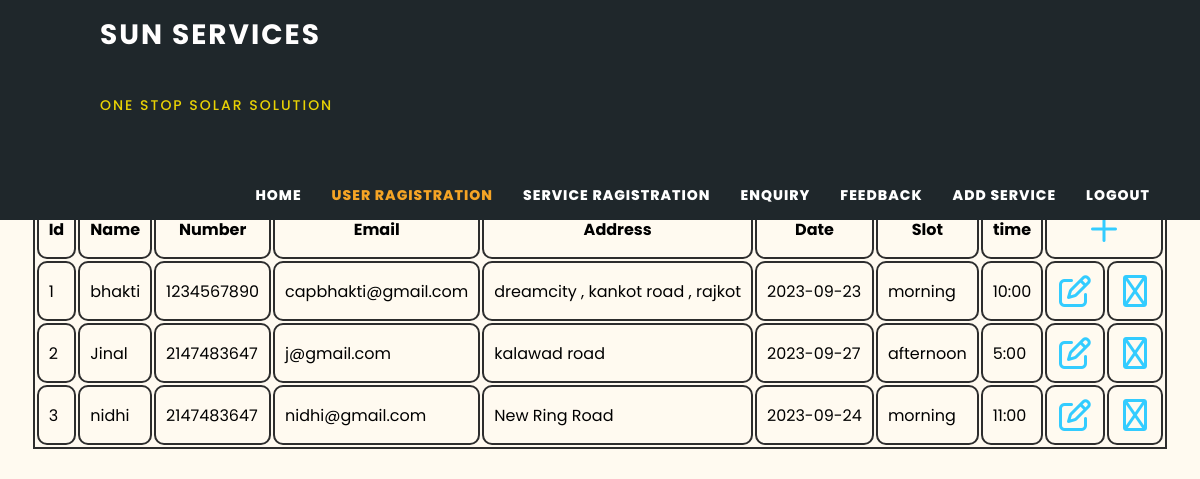
The app's page /code/solar_admin/user_register.php with its own data.
### tables this page shows
CREATE TABLE `users` (
  `id` int(11) NOT NULL,
  `name` varchar(50) NOT NULL,
  `number` int(20) NOT NULL,
  `email` varchar(50) NOT NULL,
  `address` text NOT NULL,
  `date` date NOT NULL,
  `slot` varchar(250) NOT NULL,
  `time` text NOT NULL
);

### code/solar_admin/user_register.php (the view, shortened to what this page needs)
<html >
<head>
  <link rel="stylesheet" href="assets/css/fontawesome.css" />
  <link rel="stylesheet" href="assets/css/decor_project.css" />
  <link rel="stylesheet" href="assets/css/owl.css" />
  <link rel="stylesheet" href="assets/css/lightbox.css" />
  <link rel="stylesheet" href="https://cdn.datatables.net/1.13.5/css/jquery.dataTables.min.css" />
  <link
  rel="stylesheet"
  href="https://site-assets.fontawesome.com/releases/v6.2.1/css/all.css" />
</head>
<body>
  <header class="header-area">
    <div class="container">
      <div class="row">
        <div class="col-12">
          <nav class="main-nav">
            <a href="index.html" class="logo">
              Sun Services<br />
              <h4 class="slogen">One Stop Solar Solution</h4>
            </a>
            <ul class="nav">
              <li>
                <a href="index.php">Home</a>
              </li>
              <li>
                <a href="user_register.php" class="active">User Ragistration</a>
              </li>
              <li>
                <a href="service.php">Service Ragistration</a>
              </li>
              <li><a href="enquiry.php">Enquiry</a></li>
              <li><a href="feedback.php">Feedback</a></li>
              <li><a href="add_service.php">Add Service</a></li>
              <li>
                  <a href="logout.php" name="logout">Logout</a>
                </li>
            </ul>
          </nav>
        </div>
      </div>
    </div>
  </header>
  <?php
  $db = mysqli_connect("localhost", "root", "", "sun");
  $str = "select * from users";
  $result = mysqli_query($db, $str);
  ?>
  <section class="heading-page header-text" id="top">
    <div class="row">
      <div class="col">
        <h2>Personal Details</h2>
        <table class="table1" id="user_details">
          <tr>
            <th>Id</th>
            <th>Name</th>
            <th>Number</th>
            <th>Email</th>
            <th>Address</th>
            <th>Date</th>
            <th>Slot</th>
            <th>time</th>
            <th style="text-align: center" colspan="2"><a href="user_add.php"><span class="fa-regular fa-plus"></span></a></th>
          </tr>
          <?php while ($row = mysqli_fetch_array($result, MYSQLI_BOTH)) {
            ?>
            <tr>
              <td>
                <?php echo $row[0] ?>
              </td>
              <td>
                <?php echo $row[1] ?>
              </td>
              <td>
                <?php echo $row[2] ?>
              </td>
              <td>
                <?php echo $row[3] ?>
              </td>
              <td>
                <?php echo $row[4] ?>
              </td>
              <td>
                <?php echo $row[5] ?>
              </td>
              <td>
                <?php echo $row[6] ?>
              </td>
              <td>
                <?php echo $row[7] ?>
              </td>
              <td><a href="user_upd.php?id=<?php echo $row[0] ?>"><span class="fa-regular fa-edit" ></span></a></td>
                <td><a href="user_del.php?id=<?php echo $row[0] ?>" ><span class="fa-regular fa-trash"></span></a></td>
            </tr>
          <?php } ?>
        </table>
      </div>
    </div>
  </section>
</body>
</html>

### code/solar_admin/assets/css/decor_project.css (style rules this page uses)
html, body, div, span, applet, object, iframe, h1, h2, h3, h4, h5, h6, p, blockquote, div pre, a, abbr, acronym, address, big, cite, code, del, dfn, em, font, img, ins, kbd, q, s, samp, small, strike, strong, sub, sup, tt, var, b, u, i, center, dl, dt, dd, ol, ul, li, figure, header, nav, section, article, aside, footer, figcaption, img { margin: 0; padding: 0; border: 0; outline: 0; }
ul, li { padding: 0; margin: 0; list-style: none; }
header, nav, section, article, aside, footer, hgroup { display: block; }
* { box-sizing: border-box; }
html, body { font-family: "Poppins", sans-serif; font-weight: 400; background-color: #fff; font-size: 16px; -ms-text-size-adjust: 100%; -webkit-font-smoothing: antialiased; -moz-osx-font-smoothing: grayscale; }
a { text-decoration: none !important; color: #3cf; }
h1, h2, h3, h4, h5, h6 { margin-top: 0px; margin-bottom: 0px; }
ul { margin-bottom: 0px; }
html, body { background: floralwhite; font-family: "Poppins", sans-serif; }
.header-area { background-color: #1f272b; position: absolute; top: 0px; left: 0; right: 0; z-index: 100; -webkit-transition: all 0.5s ease 0s; -moz-transition: all 0.5s ease 0s; -o-transition: all 0.5s ease 0s; transition: all 0.5s ease 0s; }
.header-area .main-nav { min-height: 100px; background: transparent; }
.header-area .main-nav .logo { line-height: 70px; color: #fffefe; font-size: 28px; font-weight: 700; text-transform: uppercase; letter-spacing: 2px; float: left; padding-left: 100px; -webkit-transition: all 0.3s ease 0s; -moz-transition: all 0.3s ease 0s; -o-transition: all 0.3s ease 0s; transition: all 0.3s ease 0s; }
.header-area .main-nav .slogen { line-height: 70px; color: #ffe600e6; font-size: 14px; font-weight: 500; letter-spacing: 2px; float: left; -webkit-transition: all 0.3s ease 0s; -moz-transition: all 0.3s ease 0s; -o-transition: all 0.3s ease 0s; transition: all 0.3s ease 0s; }
.main-nav .nav { float: right; margin-top: 30px; margin-right: 50px; background-color: transparent; -webkit-transition: all 0.3s ease 0s; -moz-transition: all 0.3s ease 0s; -o-transition: all 0.3s ease 0s; transition: all 0.3s ease 0s; position: relative; z-index: 999; }
.header-area .main-nav .nav li { padding-left: 15px; padding-right: 15px; }
.header-area .main-nav .nav li:last-child { padding-right: 0px; }
.header-area .main-nav .nav li a { display: block; font-weight: 800; font-size: 14px; text-transform: uppercase; color: #fff; -webkit-transition: all 0.3s ease 0s; -moz-transition: all 0.3s ease 0s; -o-transition: all 0.3s ease 0s; transition: all 0.3s ease 0s; height: 50px; line-height: 50px; border: transparent; letter-spacing: 1px; }
.header-area .main-nav .nav li:hover a, .header-area .main-nav .nav li a.active { color: #f5a425 !important; }
.header-area .nav { margin-top: 30px; }
@media (min-width: 767px) { .header-area .main-nav .nav { display: flex !important; } }
section.heading-page { padding-top: 160px; width: auto; text-align: center; }
.table1 , th , td { border: 2px solid #2d2d2d; margin-left: auto; margin-right: auto; width:auto; }
.table2 , th , td { border: 2px solid #2d2d2d; border-radius: 10px; margin-left: auto; margin-right: auto; }
.table , th , td { border: 2px solid #2d2d2d; margin-left: auto; margin-right: auto; width:auto; padding: 10px; margin-top:100px; }
.fa-regular { transform: scale(2); padding:10px; }

### records on screen
users: id "1", name "bhakti", number "1234567890", email "capbhakti@gmail.com", address "dreamcity , kankot road , rajkot", date "2023-09-23", slot "morning", time "10:00"
users: id "2", name "Jinal", number "2147483647", email "j@gmail.com", address "kalawad road", date "2023-09-27", slot "afternoon", time "5:00"
users: id "3", name "nidhi", number "2147483647", email "nidhi@gmail.com", address "New Ring Road", date "2023-09-24", slot "morning", time "11:00"
